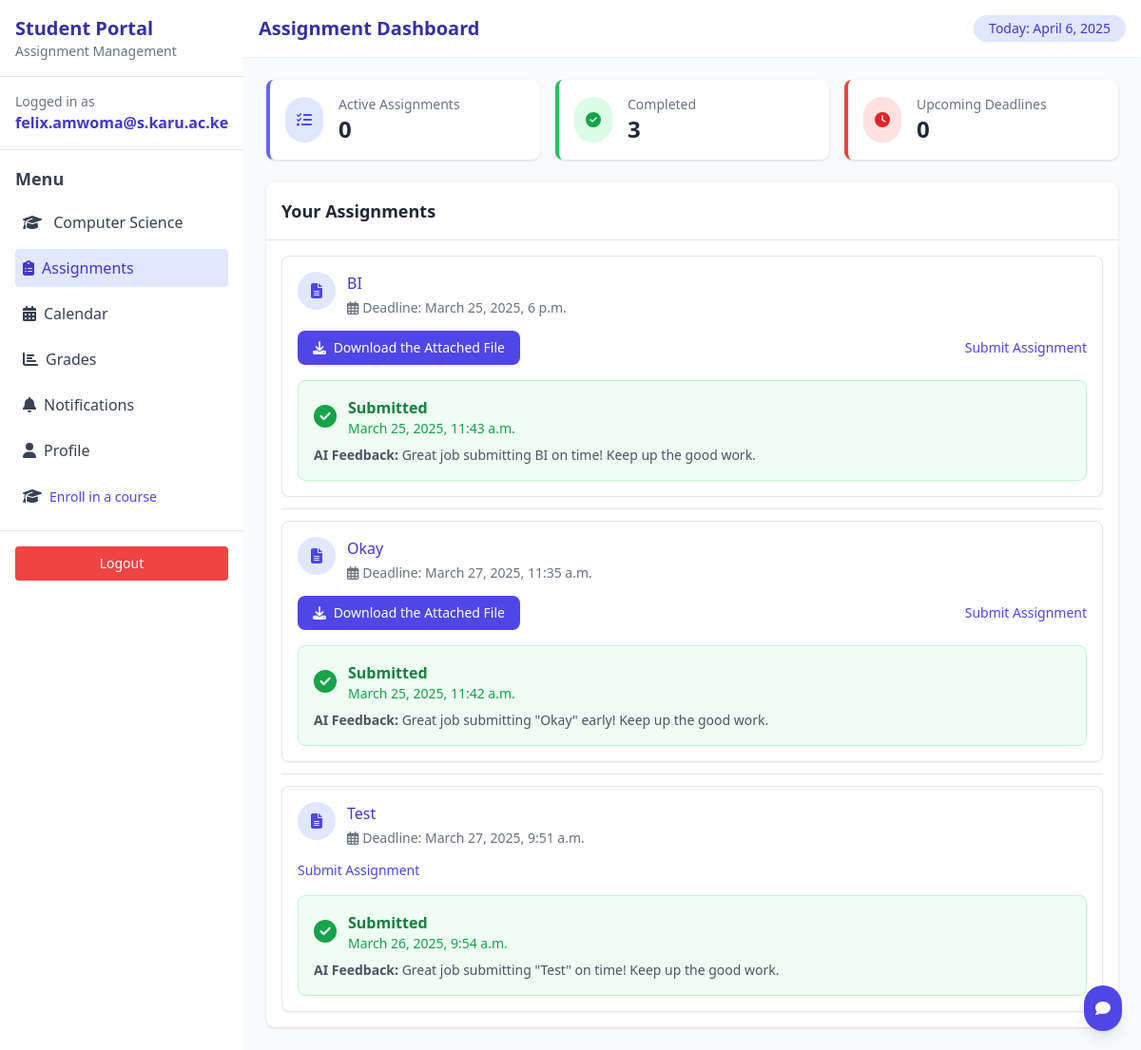
The app's page /assignments/ (signed in), older data.
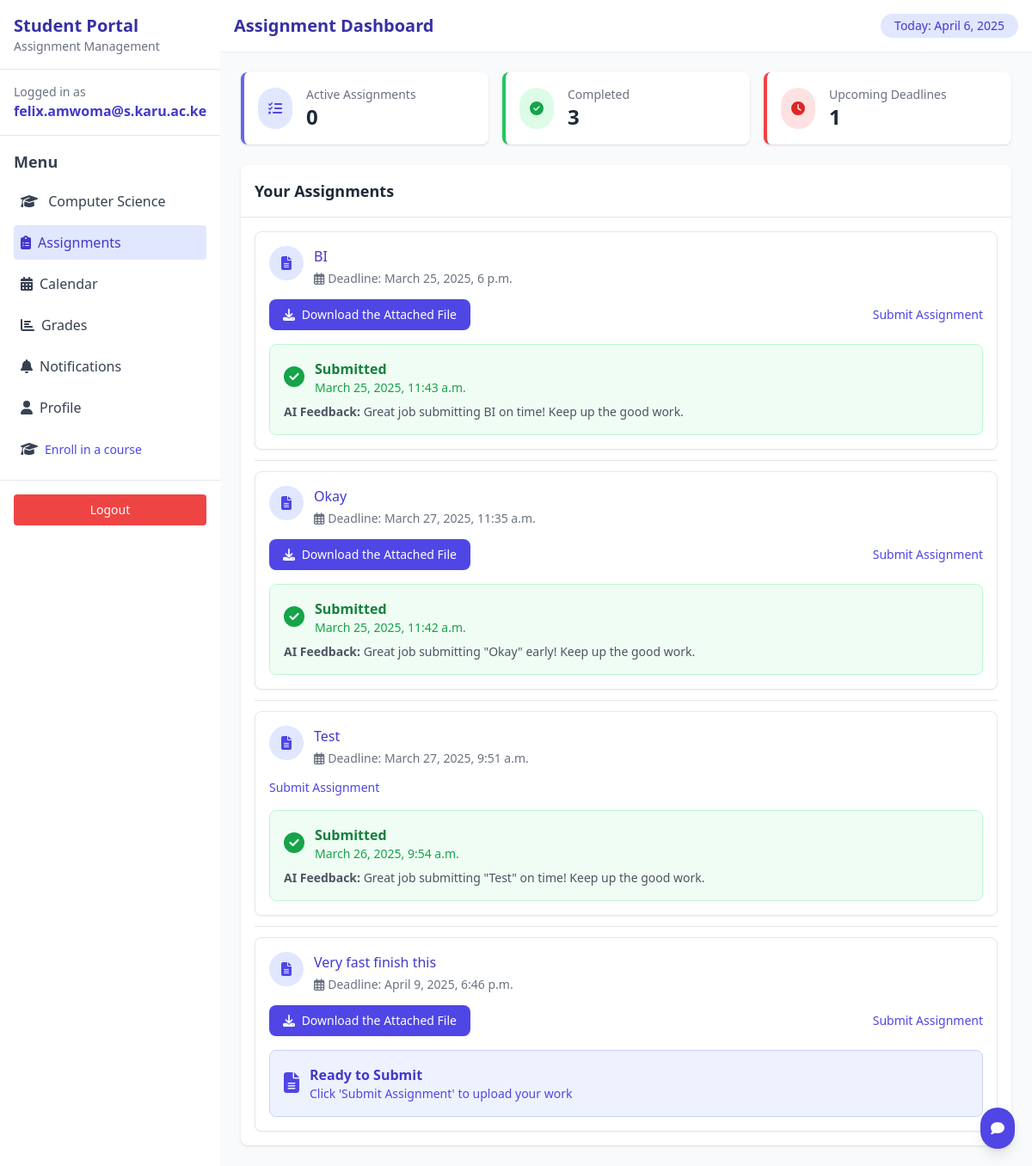
The same page, newer data.
### students/models.py (models this page shows, shortened)
class Course(models.Model):
    name = models.CharField(max_length=255)
    description = models.TextField()
    max_units = models.IntegerField(default=7)
    students = models.ManyToManyField(User, through='Enrollment', related_name='enrolled_courses')

### submissions/models.py (models this page shows, shortened)
class Assignment(models.Model):
    title = models.CharField(max_length=200)
    description = models.TextField()
    deadline = models.DateTimeField()
    unit = models.ForeignKey(Unit, on_delete=models.CASCADE)
    attachment = models.FileField(upload_to=assignment_upload_path, null=True, blank=True)

class StudentSubmission(models.Model):
    student = models.ForeignKey(User, on_delete=models.CASCADE)
    assignment = models.ForeignKey(Assignment, on_delete=models.CASCADE)
    submitted_at = models.DateTimeField(null=True, blank=True)
    is_submitted = models.BooleanField(default=False)
    student_attachment = models.FileField(upload_to=assignment_upload_path_student, null=True, blank=True)
    marked = models.BooleanField(default=False)
    class SubmissionStatus(models.TextChoices):
        NOT_STARTED = 'NS', 'Not Started'
        IN_PROGRESS = 'IP', 'In Progress'
        SUBMITTED_EARLY = 'SE', 'Submitted Early'
        SUBMITTED_ON_TIME = 'ST', 'Submitted On Time'
        LATE_SUBMISSION = 'LS', 'Late Submission'
    status = models.CharField(
        max_length=2,
        choices=SubmissionStatus.choices,
        default=SubmissionStatus.NOT_STARTED
    )
    ai_feedback = models.TextField(blank=True, null=True)

### reminders/views.py (the view)
# urls.py: path("assignments/", assignment_list, name="assignment_list"),
@login_required
def assignment_list(request):
    student = request.user
    enrollments = Enrollment.objects.filter(student=student)
    courses = [enrollment.course for enrollment in enrollments]  # List of courses
    units = Unit.objects.filter(course__in=courses)  # Get all units in the courses
    assignments = Assignment.objects.all()
    submissions = StudentSubmission.objects.filter(student=student)
    completed_assignments = sum(1 for sub in submissions if sub.is_submitted)
    unsubmitted_assignments = [assignment for assignment in assignments if not any(sub.assignment.id == assignment.id for sub in submissions)]
    now = timezone.now()
    assignments_deadline = Assignment.objects.filter(
        deadline__gte=now,
        deadline__lte=now + timezone.timedelta(days=7)
    ).exclude(id__in=[sub.assignment.id for sub in submissions if sub.is_submitted])
    return render(request, "assignment_list.html", {
        "assignments": assignments,
        "submissions": submissions,
        "completed_assignments": completed_assignments,
        "unsubmitted_assignments": unsubmitted_assignments,
        "assignments_deadline": assignments_deadline,
        "courses": courses,
        "units": units,  # Pass all units in those courses
    })

### reminders/templates/assignment_list.html (shortened to what this page needs)
{% load custom_filters %}
{% load static %}
<!DOCTYPE html>
<html lang="en">
<head>
    <script src="https://cdn.tailwindcss.com"></script>
</head>
<body class="bg-gradient-to-br from-blue-800 to-indigo-900 min-h-screen">
    <div class="flex h-screen">
        <div class="w-64 bg-white shadow-lg overflow-y-auto">
            <div class="p-4 border-b border-gray-200">
                <h1 class="text-xl font-bold text-indigo-800">Student Portal</h1>
                <p class="text-sm text-gray-500">Assignment Management</p>
            </div>
            {% if user.is_authenticated %}
                <div class="p-4 border-b border-gray-200">
                    <p class="text-sm text-gray-500">Logged in as</p>
                    <p class="font-semibold text-indigo-700">{{ user.username }}</p>
                </div>
            {% endif %}
            <div class="p-4">
                <h2 class="text-lg font-semibold text-gray-700 mb-3">Menu</h2>
                <ul class="space-y-2">
                    <li>
                        <div class="p-2 text-gray-700 hover:bg-gray-100 rounded cursor-pointer">
                            <i class="fas fa-graduation-cap mr-2"></i>
                            {% for course in courses %}
                                <span class="font-medium">{{ course.name }}</span>
                            {% endfor %}
                        </div>
                    </li>
                    <li>
                        <a href="#" class="flex items-center p-2 bg-indigo-100 text-indigo-700 rounded">
                            <i class="fas fa-clipboard-list mr-2"></i> Assignments
                        </a>
                    </li>
                    <li>
                        <a href="#" class="flex items-center p-2 text-gray-700 hover:bg-gray-100 rounded">
                            <i class="fas fa-calendar-alt mr-2"></i> Calendar
                        </a>
                    </li>
                    <li>
                        <a href="#" class="flex items-center p-2 text-gray-700 hover:bg-gray-100 rounded">
                            <i class="fas fa-chart-bar mr-2"></i> Grades
                        </a>
                    </li>
                    <li>
                        <a href="#" class="flex items-center p-2 text-gray-700 hover:bg-gray-100 rounded">
                            <i class="fas fa-bell mr-2"></i> Notifications
                        </a>
                    </li>
                    <li>
                        <a href="#" class="flex items-center p-2 text-gray-700 hover:bg-gray-100 rounded">
                            <i class="fas fa-user mr-2"></i> Profile
                        </a>
                    </li>
                    <li>
                        <div class="flex items-center p-2 text-gray-700 hover:bg-gray-100 rounded">
                            <i class="fas fa-graduation-cap mr-2"></i>
                            <div>
                                <a href="{% url 'enroll-course' %}" class="text-sm text-indigo-600 hover:text-indigo-800">
                                    Enroll in a course
                                </a>
                            </div>
                        </div>
                    </li>
                </ul>
            </div>
            <div class="p-4 mt-auto border-t border-gray-200">
                {% if user.is_authenticated %}
                    <form method="post" action="{% url 'logout' %}" class="flex items-center justify-center p-2 bg-red-500 hover:bg-red-600 text-white rounded text-sm">
                        <button type="submit">
                            Logout
                        </button>
                    </form>
                {% else %}
                    <a href="{% url 'login' %}" class="flex items-center justify-center p-2 bg-indigo-600 hover:bg-indigo-700 text-white rounded text-sm">
                        <i class="fas fa-sign-in-alt mr-2"></i> Login
                    </a>
                {% endif %}
            </div>
        </div>
        <div class="flex-1 overflow-y-auto bg-gray-50">
            <div class="bg-white shadow-sm p-4 flex justify-between items-center">
                <h1 class="text-xl font-semibold text-indigo-800">Assignment Dashboard</h1>
                <div class="text-sm bg-indigo-100 text-indigo-700 rounded-full px-4 py-1">
                    Today: {% now "F j, Y" %}
                </div>
            </div>
            <div class="p-6">
                <div class="grid grid-cols-1 md:grid-cols-3 gap-4 mb-6">
                    <div class="bg-white rounded-lg shadow p-4 border-l-4 border-indigo-500">
                        <div class="flex items-center">
                            <div class="rounded-full bg-indigo-100 p-3 mr-4">
                                <i class="fas fa-tasks text-indigo-600"></i>
                            </div>
                            <div>
                                <p class="text-sm text-gray-500">Active Assignments</p>
                                <p class="text-2xl font-bold text-gray-800">{{ unsubmitted_assignments|length }}</p>
                            </div>
                        </div>
                    </div>
                    <div class="bg-white rounded-lg shadow p-4 border-l-4 border-green-500">
                        <div class="flex items-center">
                            <div class="rounded-full bg-green-100 p-3 mr-4">
                                <i class="fas fa-check-circle text-green-600"></i>
                            </div>
                            <div>
                                <p class="text-sm text-gray-500">Completed</p>
                                <p class="text-2xl font-bold text-gray-800"> {{ completed_assignments }}</p>
                            </div>
                        </div>
                    </div>
                    <div class="bg-white rounded-lg shadow p-4 border-l-4 border-red-500">
                        <div class="flex items-center">
                            <div class="rounded-full bg-red-100 p-3 mr-4">
                                <i class="fas fa-clock text-red-600"></i>
                            </div>
                            <div>
                                <p class="text-sm text-gray-500">Upcoming Deadlines</p>
                                <p class="text-2xl font-bold text-gray-800">{{ assignments_deadline|length }}</p>
                            </div>
                        </div>
                    </div>
                </div>
                <div class="bg-white rounded-lg shadow">
                    <div class="p-4 border-b border-gray-200">
                        <h2 class="text-lg font-semibold text-gray-800">Your Assignments</h2>
                    </div>
                    <div class="p-4">
                        <ul class="divide-y divide-gray-200">
                            {% for assignment in assignments %}
                                <li class="py-3 {% if forloop.first %}pt-0{% endif %} {% if forloop.last %}pb-0{% endif %}">
                                    <div class="flex items-stretch bg-white rounded-lg shadow-sm border border-gray-200 overflow-hidden">
                                        <div class="flex-1 p-4">
                                            <div class="flex items-start mb-3">
                                                <div class="h-10 w-10 rounded-full bg-indigo-100 flex items-center justify-center mr-3">
                                                    <i class="fas fa-file-alt text-indigo-600"></i>
                                                </div>
                                                <div>
                                                    <h3 class="font-medium text-indigo-700">{{ assignment.title }}</h3>
                                                    <div class="text-sm text-gray-500 mt-1">
                                                        <span class="inline-flex items-center">
                                                            <i class="far fa-calendar-alt mr-1"></i> Deadline: {{ assignment.deadline }}
                                                        </span>
                                                    </div>
                                                </div>
                                            </div>
                                            <div class="flex justify-between items-center">
                                                {% if assignment.attachment %}
                                                    <a href="{{ assignment.attachment.url }}" download class="bg-indigo-600 text-white px-4 py-2 rounded-lg text-sm hover:bg-indigo-700 transition">
                                                        <i class="fas fa-download mr-1"></i> Download the Attached File
                                                    </a>
                                                {% endif %}
                                                <a href="{% url 'submit_assignment' assignment.id %}" class="text-indigo-600 hover:text-indigo-800 text-sm">
                                                    Submit Assignment
                                                </a>
                                            </div>
                                            {% for submission in submissions %}
                                                {% if submission.assignment.id == assignment.id %}
                                                    <div class="mt-4">
                                                        {% if submission.is_submitted %}
                                                            <div class="bg-green-50 border border-green-200 rounded-lg p-4">
                                                                <div class="flex items-center">
                                                                    <div class="text-green-600 mr-3">
                                                                        <i class="fas fa-check-circle text-2xl"></i>
                                                                    </div>
                                                                    <div>
                                                                        <p class="font-semibold text-green-700">Submitted</p>
                                                                        <p class="text-sm text-green-600">{{ submission.submitted_at }}</p>
                                                                    </div>
                                                                </div>
                                                                {% if submission.ai_feedback %}
                                                                    <div class="mt-2 text-sm text-gray-600">
                                                                        <strong>AI Feedback:</strong> {{ submission.ai_feedback }}
                                                                    </div>
                                                                {% endif %}
                                                            </div>
                                                        {% else %}
                                                            <div class="bg-indigo-50 border border-indigo-200 rounded-lg p-4">
                                                                <div class="flex items-center">
                                                                    <div class="text-indigo-600 mr-3">
                                                                        <i class="fas fa-file-alt text-2xl"></i>
                                                                    </div>
                                                                    <div>
                                                                        <h3 class="font-semibold text-indigo-700">Ready to Submit</h3>
                                                                        <p class="text-sm text-indigo-600">
                                                                            Click 'Submit Assignment' to upload your work
                                                                        </p>
                                                                    </div>
                                                                </div>
                                                            </div>
                                                        {% endif %}
                                                    </div>
                                                {% endif %}
                                            {% endfor %}
                                        </div>
                                    </div>
                                </li>
                            {% endfor %}
                        </ul>
                    </div>
                </div>
            </div>
        </div>
    </div>
    <button id="chat-toggle" class="fixed bottom-5 right-5 bg-indigo-600 text-white p-3 rounded-full shadow-lg">
        <i class="fas fa-comment"></i>
    </button>
</body>
</html>

Row changes from the older to the newer data that the page shows:
added Assignment: title "Very fast finish this", deadline "April 9, 2025, 6:46 p.m."
added StudentSubmission: is_submitted False (drawn), shows "Click 'Submit Assignment' to upload your work", shown under "Very fast finish this"
Text that changed along with them:
{{ assignments_deadline|length }}: "0" → "1"
